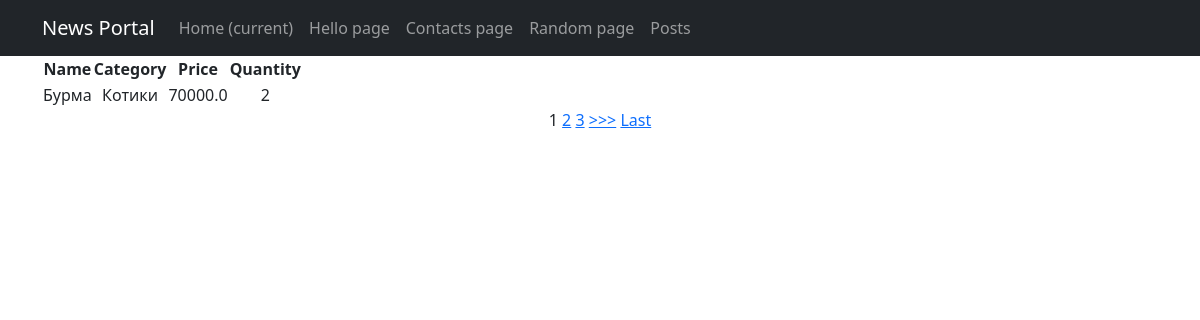
Screenshot of /products/ with the database file from the repository.
### simpleapp/models.py (models this page shows, shortened)
class Product(models.Model):
    name = models.CharField(max_length=200)  # имя товара
    description = models.TextField()
    quantity = models.IntegerField(
        validators=[MinValueValidator(0, 'Quantity should be >= 0')])  # количество товара на складе
    category = models.ForeignKey('Category', on_delete=models.CASCADE)
    price = models.FloatField(default=0.0)

class Category(models.Model):
    name = models.CharField(max_length=200)

### simpleapp/views.py (the view)
# urls.py: path('', ProductsList.as_view()),
class ProductsList(ListView):
    model = Product
    ordering = 'name'
    template_name = 'products.html'
    context_object_name = 'products'
    paginate_by = 1 # поставим постраничный вывод в один элемент

### templates/products.html (shortened to what this page needs)
{% extends 'flatpages/default.html' %}
{% block content %}
<table>
    <thead>
        <th>
            Name
        </th>
        <th>
            Category
        </th>
        <th>
            Price
        </th>
        <th>
            Quantity
        </th>
    </thead>
    {% for product in products %}
    <tr>
        <td>
            {{ product.name|title }}
        </td>
        <td>
            {{ product.category.name|title }}
        </td>
        <td>
            {{ product.price }}
        </td>
        <td>
            {{ product.quantity }}
        </td>
    </tr>
    {% endfor %}
</table>
{% if is_paginated %}
    {% for num in page_obj.paginator.page_range %}
        {% if page_obj.number == num %}
            <a>{{ num }}</a>
        {% elif num > page_obj.number|add:'-3' and num < page_obj.number|add:'3' %}
            <a href="?page={{ num }}">{{ num }}</a>
        {% endif %}
    {% endfor %}
    {% if page_obj.has_next %}
        <a href="?page={{ page_obj.next_page_number }}">>>></a>
        <a href="?page={{ page_obj.paginator.num_pages }}">Last</a>
    {% endif %}
{% endif %}
{% endblock content %}

### rows the page displays
Product: name "Бурма", category.name "Котики", price "70000.0", quantity "2"

### other values shown
{{ num }} "1"
{{ num }} "2" "3"
